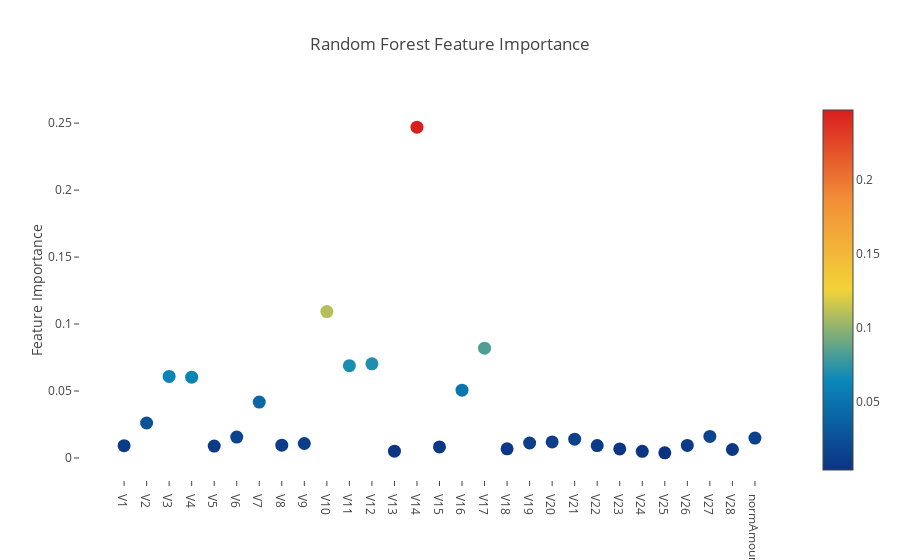

Notebook source saved alongside this figure:
### Code cell
import plotly.offline as py
py.init_notebook_mode(connected=True)
import plotly.graph_objs as go
import plotly.tools as tls

# Scatter plot 
trace = go.Scatter(
    y = rf.feature_importances_,
    x = X.columns.values,
    mode='markers',
    marker=dict(
        sizemode = 'diameter',
        sizeref = 1,
        size = 13,
        #size= rf.feature_importances_,
        #color = np.random.randn(500), #set color equal to a variable
        color = rf.feature_importances_,
        colorscale='Portland',
        showscale=True
    ),
    text = X.columns.values
)
data = [trace]
layout= go.Layout(
    autosize= True,
    title= 'Random Forest Feature Importance',
    hovermode= 'closest',
     xaxis= dict(
         ticklen= 5,
         showgrid=False,
        zeroline=False,
        showline=False
     ),
    yaxis=dict(
        title= 'Feature Importance',
        showgrid=False,
        zeroline=False,
        ticklen= 5,
        gridwidth= 2
    ),
    showlegend= False
)
fig = go.Figure(data=data, layout=layout)
py.iplot(fig,filename='scatter2010')

### Figure 1 — Plotly figure (JSON) as saved in the notebook; plotly's stock layout.template omitted (floating-point values rounded to 4 significant figures)
{"data": [{"marker": {"color": [0.009213, 0.02611, 0.06092, 0.0603, 0.008854, 0.01561, 0.04174, 0.009524, 0.01079, 0.1093, 0.06888, 0.0703, 0.005091, 0.247, 0.008265, 0.05064, 0.08195, 0.006855, 0.01116, 0.012, 0.01402, 0.009278, 0.006763, 0.00495, 0.003803, 0.00936, 0.01607, 0.00632, 0.01488], "colorscale": "Portland", "showscale": true, "size": 13, "sizemode": "diameter", "sizeref": 1}, "mode": "markers", "text": ["V1", "V2", "V3", "V4", "V5", "V6", "V7", "V8", "V9", "V10", "V11", "V12", "V13", "V14", "V15", "V16", "V17", "V18", "V19", "V20", "V21", "V22", "V23", "V24", "V25", "V26", "V27", "V28", "normAmount"], "type": "scatter", "x": ["V1", "V2", "V3", "V4", "V5", "V6", "V7", "V8", "V9", "V10", "V11", "V12", "V13", "V14", "V15", "V16", "V17", "V18", "V19", "V20", "V21", "V22", "V23", "V24", "V25", "V26", "V27", "V28", "normAmount"], "y": [0.009213, 0.02611, 0.06092, 0.0603, 0.008854, 0.01561, 0.04174, 0.009524, 0.01079, 0.1093, 0.06888, 0.0703, 0.005091, 0.247, 0.008265, 0.05064, 0.08195, 0.006855, 0.01116, 0.012, 0.01402, 0.009278, 0.006763, 0.00495, 0.003803, 0.00936, 0.01607, 0.00632, 0.01488]}], "layout": {"autosize": true, "hovermode": "closest", "showlegend": false, "title": "Random Forest Feature Importance", "xaxis": {"showgrid": false, "showline": false, "ticklen": 5, "zeroline": false}, "yaxis": {"gridwidth": 2, "showgrid": false, "ticklen": 5, "title": "Feature Importance", "zeroline": false}}}
